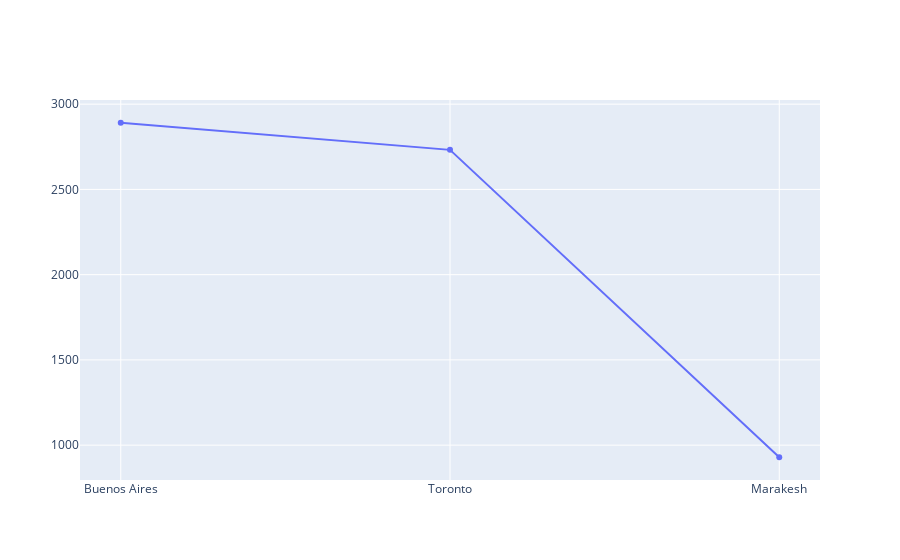

The notebook cell this image was saved under:
### Markdown cell above
Now let's plot our data.

### Code cell
trace_first_three_pops = {'x': x_values, 'y': y_values}


plotly.offline.iplot([trace_first_three_pops])

### Figure 1 — Plotly figure (JSON) as saved in the notebook; plotly's stock layout.template omitted (floating-point values rounded to 4 significant figures)
{"data": [{"type": "scatter", "x": ["Buenos Aires", "Toronto", "Marakesh"], "y": [2891, 2732, 929]}], "layout": {}}
